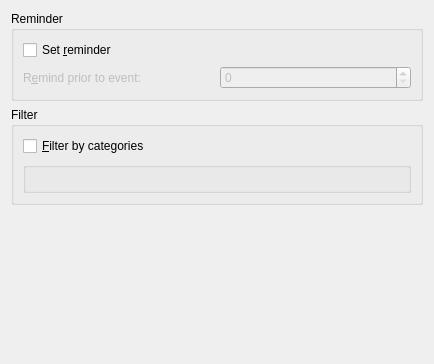
<ui version="4.0" >
 <class>ConfigDialog</class>
 <widget class="QWidget" name="ConfigDialog" >
  <property name="geometry" >
   <rect>
    <x>0</x>
    <y>0</y>
    <width>434</width>
    <height>364</height>
   </rect>
  </property>
  <layout class="QVBoxLayout" name="verticalLayout_2" >
   <item>
    <widget class="QGroupBox" name="groupBox" >
     <property name="title" >
      <string>Reminder</string>
     </property>
     <property name="checkable" >
      <bool>false</bool>
     </property>
     <layout class="QGridLayout" name="gridLayout" >
      <item row="0" column="0" >
       <widget class="QCheckBox" name="kcfg_EnableAlarm" >
        <property name="text" >
         <string>Set &amp;reminder</string>
        </property>
       </widget>
      </item>
      <item row="1" column="0" >
       <widget class="QLabel" name="label" >
        <property name="enabled" >
         <bool>false</bool>
        </property>
        <property name="text" >
         <string>R&amp;emind prior to event:</string>
        </property>
        <property name="buddy" >
         <cstring>kcfg_AlarmDays</cstring>
        </property>
       </widget>
      </item>
      <item row="1" column="1" >
       <widget class="KIntSpinBox" name="kcfg_AlarmDays" >
        <property name="enabled" >
         <bool>false</bool>
        </property>
        <property name="prefix" >
         <string/>
        </property>
        <property name="maximum" >
         <number>355</number>
        </property>
       </widget>
      </item>
     </layout>
    </widget>
   </item>
   <item>
    <widget class="QGroupBox" name="groupBox_2" >
     <property name="title" >
      <string>Filter</string>
     </property>
     <layout class="QVBoxLayout" name="verticalLayout" >
      <item>
       <widget class="QCheckBox" name="kcfg_FilterOnCategories" >
        <property name="text" >
         <string>&amp;Filter by categories</string>
        </property>
       </widget>
      </item>
      <item>
       <widget class="KEditListWidget" name="kcfg_FilterCategories" >
        <property name="enabled" >
         <bool>false</bool>
        </property>
        <property name="buttons" >
         <set>KEditListWidget::Add|KEditListWidget::Remove</set>
        </property>
       </widget>
      </item>
     </layout>
    </widget>
   </item>
   <item>
    <spacer name="verticalSpacer" >
     <property name="orientation" >
      <enum>Qt::Vertical</enum>
     </property>
     <property name="sizeHint" stdset="0" >
      <size>
       <width>20</width>
       <height>18</height>
      </size>
     </property>
    </spacer>
   </item>
  </layout>
 </widget>
 <customwidgets>
  <customwidget>
   <class>KEditListWidget</class>
   <extends>QGroupBox</extends>
   <header>keditlistwidget.h</header>
  </customwidget>
  <customwidget>
   <class>KIntSpinBox</class>
   <extends>QSpinBox</extends>
   <header>knuminput.h</header>
  </customwidget>
 </customwidgets>
 <resources/>
 <connections>
  <connection>
   <sender>kcfg_EnableAlarm</sender>
   <signal>toggled(bool)</signal>
   <receiver>label</receiver>
   <slot>setEnabled(bool)</slot>
   <hints>
    <hint type="sourcelabel" >
     <x>97</x>
     <y>54</y>
    </hint>
    <hint type="destinationlabel" >
     <x>104</x>
     <y>75</y>
    </hint>
   </hints>
  </connection>
  <connection>
   <sender>kcfg_EnableAlarm</sender>
   <signal>toggled(bool)</signal>
   <receiver>kcfg_AlarmDays</receiver>
   <slot>setEnabled(bool)</slot>
   <hints>
    <hint type="sourcelabel" >
     <x>169</x>
     <y>51</y>
    </hint>
    <hint type="destinationlabel" >
     <x>292</x>
     <y>85</y>
    </hint>
   </hints>
  </connection>
  <connection>
   <sender>kcfg_FilterOnCategories</sender>
   <signal>toggled(bool)</signal>
   <receiver>kcfg_FilterCategories</receiver>
   <slot>setEnabled(bool)</slot>
   <hints>
    <hint type="sourcelabel" >
     <x>29</x>
     <y>151</y>
    </hint>
    <hint type="destinationlabel" >
     <x>81</x>
     <y>199</y>
    </hint>
   </hints>
  </connection>
 </connections>
</ui>
